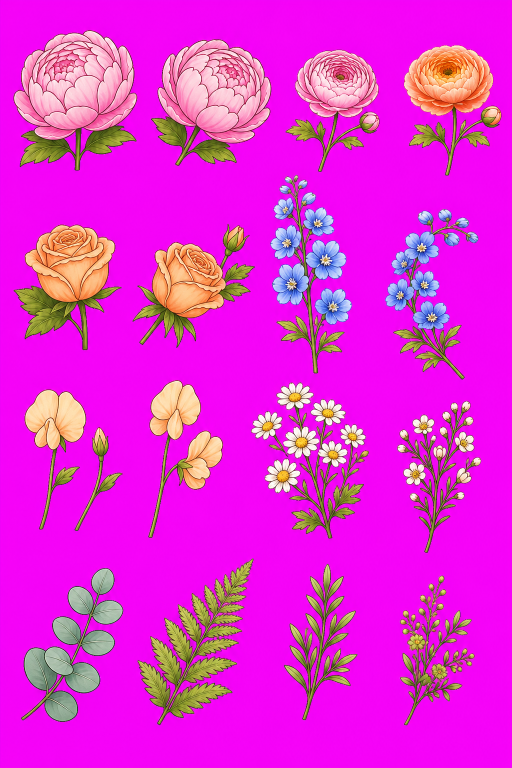
#> input picture 视觉验证/第八轮-AI资产板/ai-asset-sheet-v02-magenta.png, 1024 x 1536 px (shown at 1/2 size)
$ python split-ai-bouquet-asset-sheet.py
#> lines starting #> are read from the running program, lines starting #| are printed output that depends on the picture; after the words box and inside, x2 and y2 are one past the last pixel; in counts of white or black regions, pixels touching at a corner belong together
#!/usr/bin/env python3
from __future__ import annotations

from collections import deque
from pathlib import Path

import numpy as np
from PIL import Image, ImageDraw, ImageFont


ROOT = Path(__file__).resolve().parents[1]
SOURCE = ROOT / "视觉验证/第八轮-AI资产板/ai-asset-sheet-v02-magenta.png"
VERIFY_DIR = ROOT / "视觉验证/第八轮-AI资产板"
VERIFY_CUTOUT_DIR = VERIFY_DIR / "cutouts-v02"
RESOURCE_DIR = ROOT / "assets/resources/art/bouquet-ai-v01"

ASSET_NAMES = [
    "pink-focal-peony-front",
    "pink-focal-peony-left",
    "pink-round-flower",
    "peach-ranunculus",
    "peach-rose-open",
    "peach-rose-bud",
    "blue-delphinium-vertical",
    "blue-delphinium-curved",
    "cream-sweetpea-single-with-bud",
    "cream-sweetpea-sprig",
    "white-daisy-cluster",
    "white-filler-blossom",
    "eucalyptus-leaves",
    "fern-leaves",
    "green-filler-leaves",
    "small-mixed-greenery",
]

# The ninth generated cell contains two separate stems, so pure connected-
# component splitting sees 17 components. Merge the extra stem back into cell 9.
MERGE_GROUPS = [
    [0],
    [1],
    [2],
    [3],
    [4],
    [5],
    [6],
    [7],
    [8, 11],
    [9],
    [10],
    [12],
    [13],
    [14],
    [15],
    [16],
]


def remove_magenta_key(image: Image.Image) -> Image.Image:
    rgba = np.asarray(image.convert("RGBA")).copy()
    red = rgba[..., 0].astype(np.int16)
    green = rgba[..., 1].astype(np.int16)
    blue = rgba[..., 2].astype(np.int16)
    key = (red > 185) & (blue > 185) & (green < 90) & (np.abs(red - blue) < 95)
    rgba[..., 3] = np.where(key, 0, 255).astype(np.uint8)
    rgba[rgba[..., 3] == 0, :3] = 0
    return Image.fromarray(rgba)


def find_components(image: Image.Image) -> list[tuple[int, int, int, int, int]]:
    alpha = np.asarray(image.getchannel("A"))
    mask = alpha > 0
    height, width = mask.shape
    visited = np.zeros((height, width), dtype=bool)
    components: list[tuple[int, int, int, int, int]] = []

    for y in range(height):
        for x in range(width):
            if visited[y, x] or not mask[y, x]:
                continue
            queue: deque[tuple[int, int]] = deque([(x, y)])
            visited[y, x] = True
            xs: list[int] = []
            ys: list[int] = []
            while queue:
                px, py = queue.popleft()
                xs.append(px)
                ys.append(py)
                for nx, ny in (
                    (px + 1, py),
                    (px - 1, py),
                    (px, py + 1),
                    (px, py - 1),
                    (px + 1, py + 1),
                    (px - 1, py - 1),
                    (px + 1, py - 1),
                    (px - 1, py + 1),
                ):
                    if nx < 0 or ny < 0 or nx >= width or ny >= height:
                        continue
                    if visited[ny, nx] or not mask[ny, nx]:
                        continue
                    visited[ny, nx] = True
                    queue.append((nx, ny))
            area = len(xs)
            if area >= 300:
                components.append((min(xs), min(ys), max(xs) + 1, max(ys) + 1, area))

    return sorted(components, key=lambda box: (box[1] // 260, box[0]))


def crop_group(image: Image.Image, boxes: list[tuple[int, int, int, int, int]], padding: int = 10) -> Image.Image:
    width, height = image.size
    left = max(0, min(box[0] for box in boxes) - padding)
    top = max(0, min(box[1] for box in boxes) - padding)
    right = min(width, max(box[2] for box in boxes) + padding)
    bottom = min(height, max(box[3] for box in boxes) + padding)
    crop = image.crop((left, top, right, bottom))
    bbox = crop.getchannel("A").getbbox()
    if bbox:
        crop = crop.crop(bbox)
    rgba = np.asarray(crop).copy()
    rgba[rgba[..., 3] == 0, :3] = 0
    return Image.fromarray(rgba)


def make_contact_sheet(paths: list[Path]) -> None:
    cell_w = 220
    cell_h = 220
    sheet = Image.new("RGBA", (cell_w * 4, cell_h * 4), (255, 255, 255, 255))
    draw = ImageDraw.Draw(sheet)
    for y in range(0, cell_h * 4, 16):
        for x in range(0, cell_w * 4, 16):
            fill = (235, 231, 222, 255) if ((x // 16 + y // 16) % 2) == 0 else (255, 252, 244, 255)
            draw.rectangle((x, y, x + 15, y + 15), fill=fill)
    font = ImageFont.load_default()
    for index, path in enumerate(paths):
        image = Image.open(path).convert("RGBA")
        image.thumbnail((170, 150), Image.Resampling.LANCZOS)
        col = index % 4
        row = index // 4
        x = col * cell_w
        y = row * cell_h
        sheet.alpha_composite(image, (x + (cell_w - image.width) // 2, y + 18 + (150 - image.height) // 2))
        draw.text((x + 8, y + 180), path.stem[:28], fill=(50, 50, 45, 255), font=font)
    sheet.save(VERIFY_DIR / "ai-asset-sheet-v02-cutouts-contact.png")


def main() -> None:
    if not SOURCE.exists():
        raise FileNotFoundError(f"Missing source asset sheet: {SOURCE}")
    VERIFY_CUTOUT_DIR.mkdir(parents=True, exist_ok=True)
    RESOURCE_DIR.mkdir(parents=True, exist_ok=True)
    for folder in (VERIFY_CUTOUT_DIR, RESOURCE_DIR):
        for old in folder.glob("*.png"):
            old.unlink()

    transparent = remove_magenta_key(Image.open(SOURCE))
#> in remove_magenta_key, `key = (red > 185) & (blue > 185) & (green < 90) & (np.abs(red - blue) ..`:
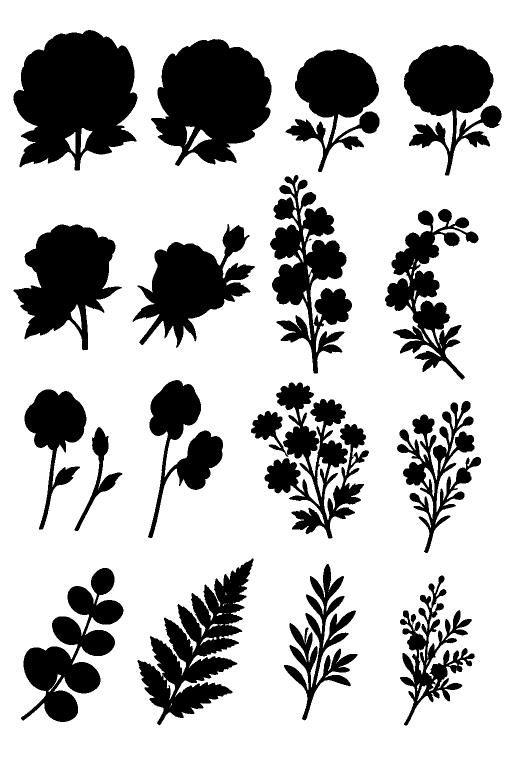
#> key: shape (1536, 1024) bool (shown at 1/2 size); 73.7% white; 18 black regions (1 under 20 px), largest, box (x1, y1, x2, y2) and area: (27, 60, 275, 341) 49204, (302, 78, 543, 332) 41886, (275, 1117, 507, 1451) 31233
#> in remove_magenta_key, `rgba[..., 3] = np.where(key, 0, 255).astype(np.uint8)`:
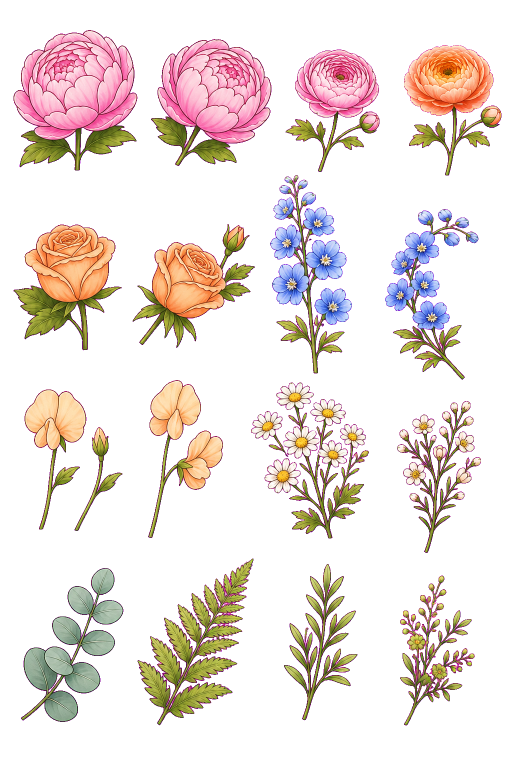
#> rgba: shape (1536, 1024, 4) (shown at 1/2 size); mean R, G, B, A 228.3, 40.6, 215, 66.9; transparent parts drawn white
    transparent.save(VERIFY_DIR / "ai-asset-sheet-v02-transparent.png")
    components = find_components(transparent)
#> components = 17 items, first 6: (27, 60, 275, 341, 49204), (302, 78, 543, 332, 41886), (571, 99, 759, 344, 23114), (808, 90, 1003, 351, 25999), (27, 449, 244, 701, 30030), (265, 448, 510, 696, 26930)
    if len(components) < 17:
        raise RuntimeError(f"Expected at least 17 raw components before merge, got {len(components)}")

    output_paths: list[Path] = []
    for index, group in enumerate(MERGE_GROUPS):
        crop = crop_group(transparent, [components[item] for item in group])
        filename = f"{index + 1:02d}-{ASSET_NAMES[index]}.png"
        verify_path = VERIFY_CUTOUT_DIR / filename
        resource_path = RESOURCE_DIR / filename
        crop.save(verify_path)
        crop.save(resource_path)
        output_paths.append(verify_path)
#> this loop made 16 passes
#> pass 1, in crop_group, `crop = image.crop((left, top, right, bottom))`:
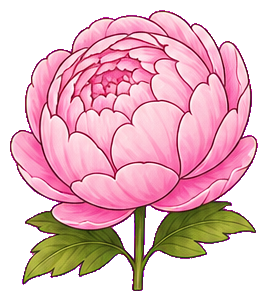
#> crop: PIL image 268x301 RGBA; mean R, G, B, A 130.9, 88.7, 96.8, 155.5; transparent parts drawn white
#> after the loop:
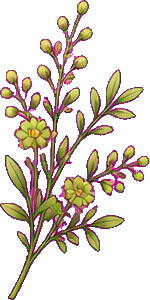
#> crop: PIL image 150x300 RGBA; mean R, G, B, A 44.8, 33.8, 24.7, 78; transparent parts drawn white
#> after the loop, output_paths = 16 items

    make_contact_sheet(output_paths)
#> in make_contact_sheet, `sheet = Image.new("RGBA", (cell_w * 4, cell_h * 4), (255, 255, 255, 25..`: sheet: PIL image 880x880 RGBA; every value is 255
#> in make_contact_sheet, `image.thumbnail((170, 150), Image.Resampling.LANCZOS)`:
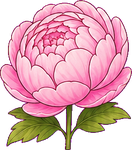
#> image: PIL image 132x150 RGBA; mean R, G, B, A 158.6, 104.3, 118.4, 180; transparent parts drawn white
#> in make_contact_sheet, `col = index % 4`: col = 0
#> in make_contact_sheet, `sheet.alpha_composite(image, (x + (cell_w - image.width) // 2, y + 18 ..`:
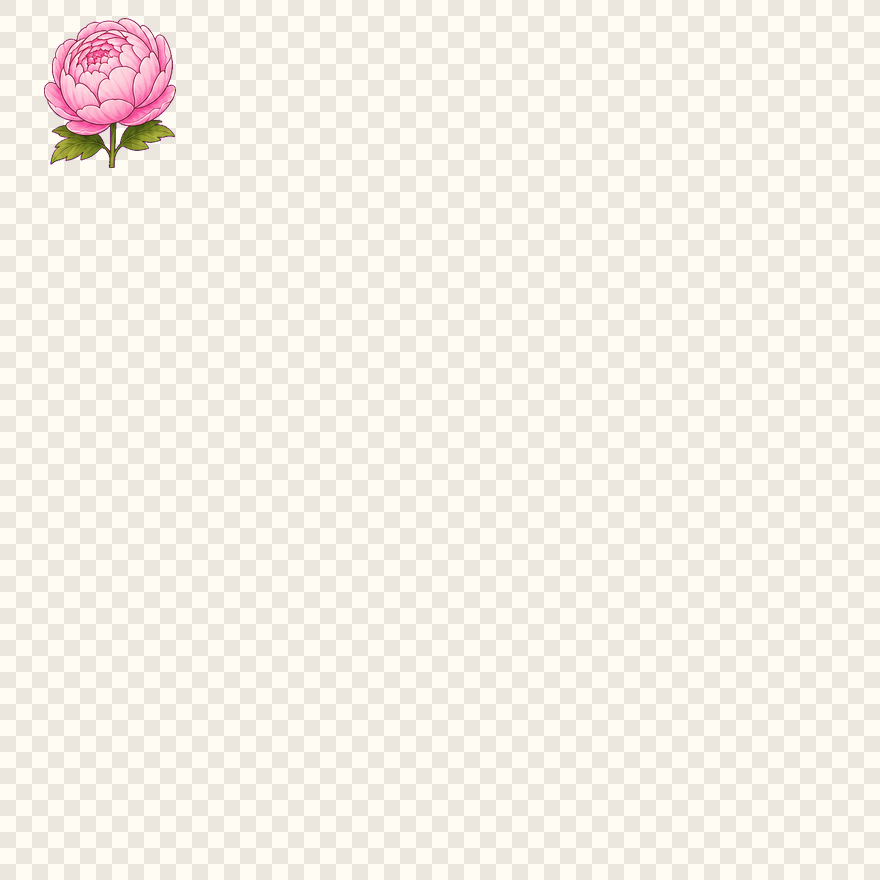
#> sheet: PIL image 880x880 RGBA; mean R, G, B, A 244.4, 239.8, 231.7, 255
#> in make_contact_sheet, `sheet.save(VERIFY_DIR / "ai-asset-sheet-v02-cutouts-contact.png")`:
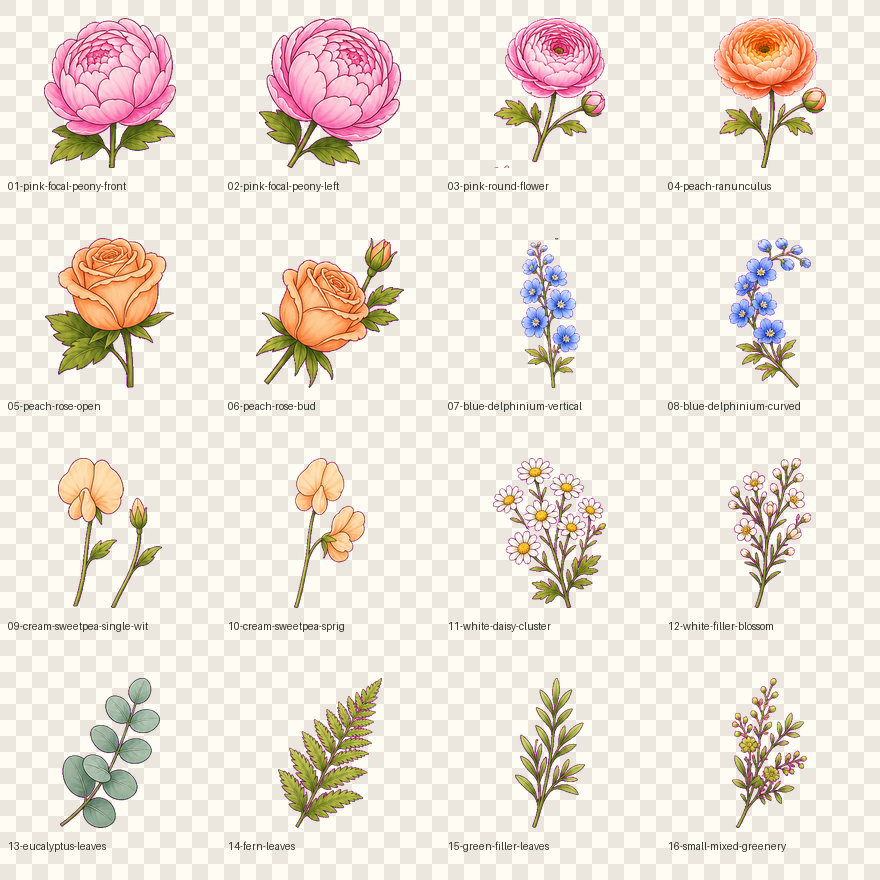
#> saved as ai-asset-sheet-v02-cutouts-contact.png: PIL image 880x880 RGBA; mean R, G, B, A 236.2, 226.5, 216.4, 255
    print(f"source={SOURCE}")
    print(f"transparent={VERIFY_DIR / 'ai-asset-sheet-v02-transparent.png'}")
    print(f"assets={len(output_paths)}")
#| assets=16
    print(f"verify_cutouts={VERIFY_CUTOUT_DIR}")
    print(f"resources={RESOURCE_DIR}")


if __name__ == "__main__":
    main()
